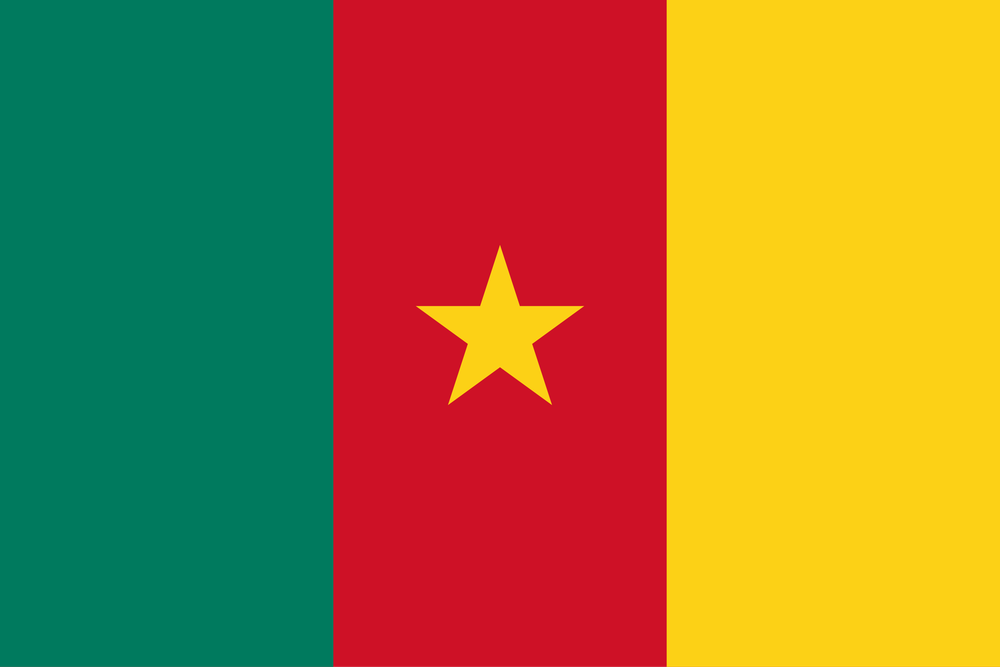
#> input picture entree/henri1.png, 1000 x 667 px, shrunk from 2560 x 1707 before the run, found by its file name
$ python tp3_mean_filter.py
#> lines starting #> are read from the running program, lines starting #| are printed output that depends on the picture
"""
Mean (average) filter for image blurring.
"""
import numpy as np
from PIL import Image
import matplotlib.pyplot as plt
import os


output_dir = 'Chap3/sortie'
if not os.path.exists(output_dir):
    os.makedirs(output_dir)

def convolve(img, kernel):
    H, W = img.shape
    kH, kW = kernel.shape
    r = kH // 2
    padded = np.pad(img, r, mode='reflect')
    result = np.zeros((H, W), dtype=np.float32)
    for i in range(H):
        for j in range(W):
            sum_val = 0
            for u in range(kH):
                for v in range(kW):
                    sum_val += padded[i + u, j + v] * kernel[u, v]
            result[i, j] = sum_val
    return result


img = Image.open('entree/henri1.png').convert('L')
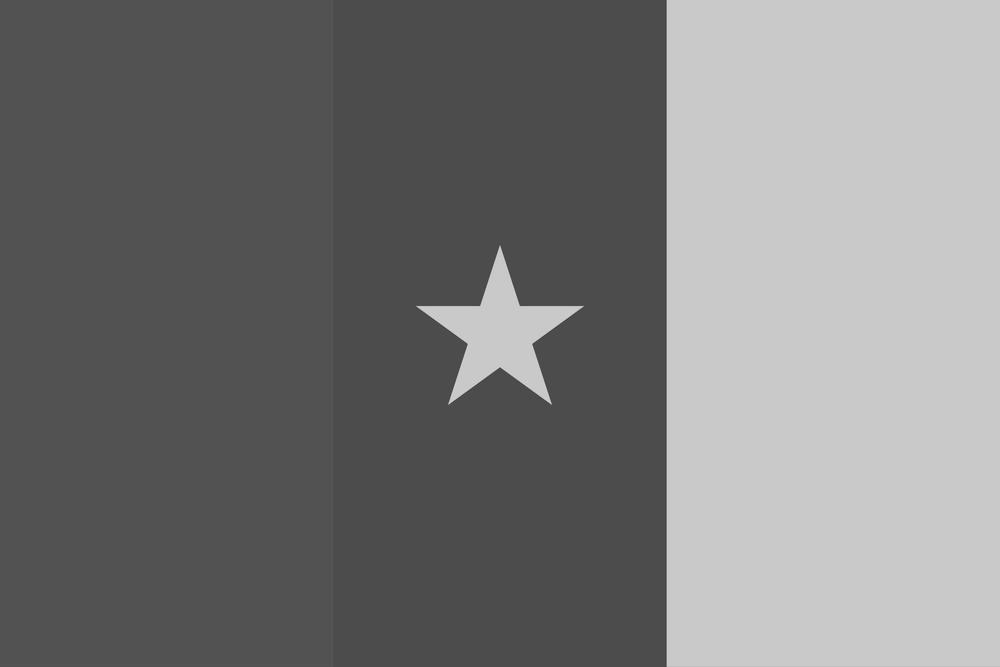
#> img: PIL image 1000x667 L; min 65, max 211, mean 121.3
img_array = np.array(img).astype(np.float32)


N = 5
kernel = np.ones((N, N)) / (N * N)


result = convolve(img_array, kernel)
result_uint8 = np.clip(result, 0, 255).astype(np.uint8)


output_path = os.path.join(output_dir, 'output_tp3_mean_filter.png')
Image.fromarray(result_uint8).save(output_path)


plt.figure(figsize=(10, 5))

plt.subplot(1, 2, 1)
plt.imshow(img_array, cmap='gray')
plt.title('Original Image')
plt.axis('off')

plt.subplot(1, 2, 2)
plt.imshow(result_uint8, cmap='gray')
plt.title(f'Mean Filter ({N}x{N})')
plt.axis('off')

plt.suptitle('TP3: Mean Filtering')
plt.tight_layout()
plt.show()
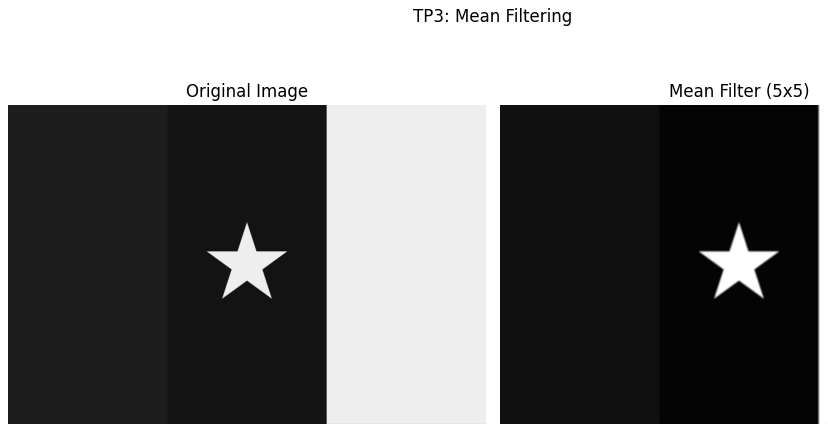
#> figure drawn by matplotlib, 2 panels

$ run again, with entree/henri2.png copied over entree/henri1.png
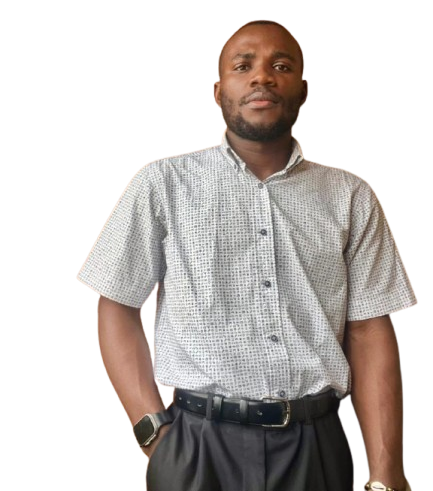
#> input picture entree/henri2.png, 433 x 491 px, found by its file name
#> after the loop in convolve, `for i in range(H):`:
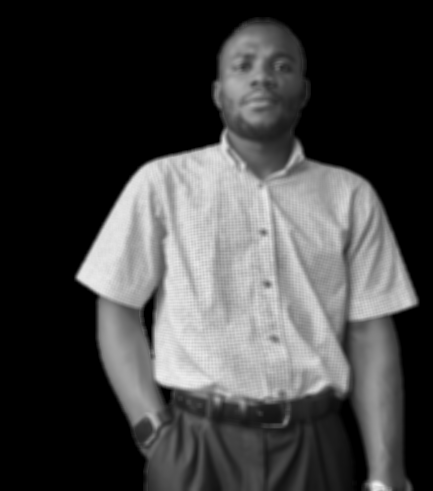
#> result: shape (491, 433) float32; min 0, max 240.1, mean 66.9
#> `plt.show()`:
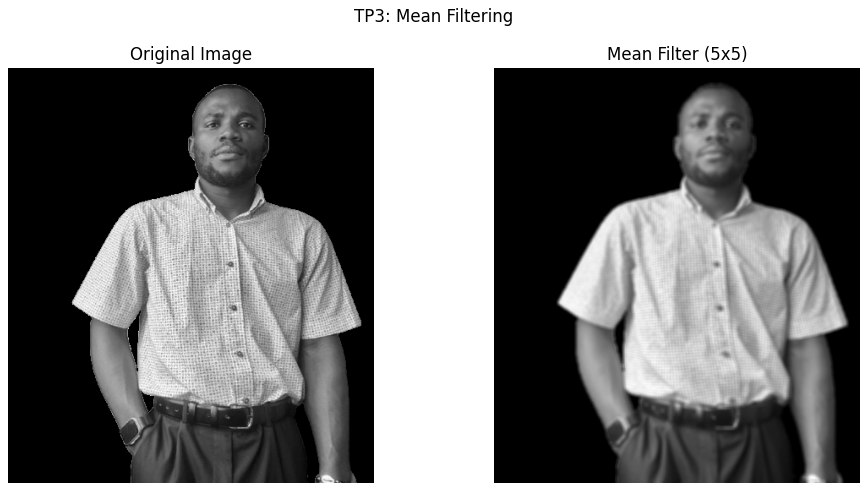
#> figure drawn by matplotlib, 2 panels

$ run again, with entree/henri3.png copied over entree/henri1.png
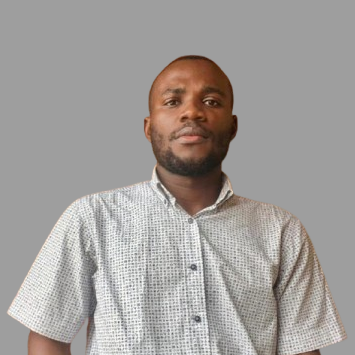
#> input picture entree/henri3.png, 355 x 355 px, found by its file name
#> after the loop in convolve, `for i in range(H):`:
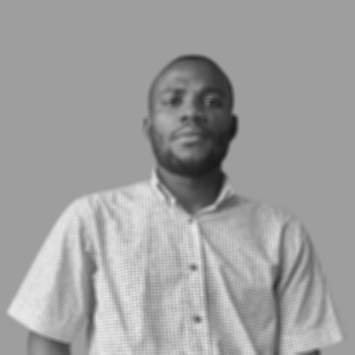
#> result: shape (355, 355) float32; min 25.4, max 233.1, mean 159.3
#> `plt.show()`:
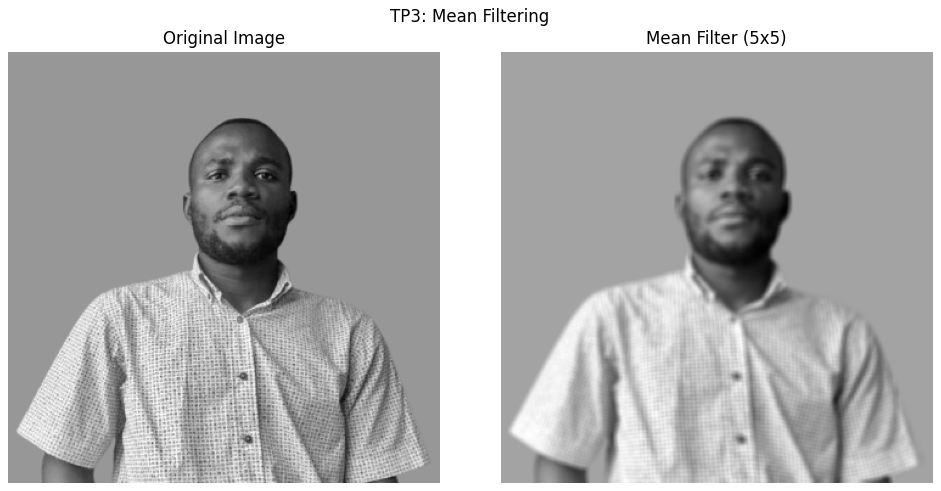
#> figure drawn by matplotlib, 2 panels
